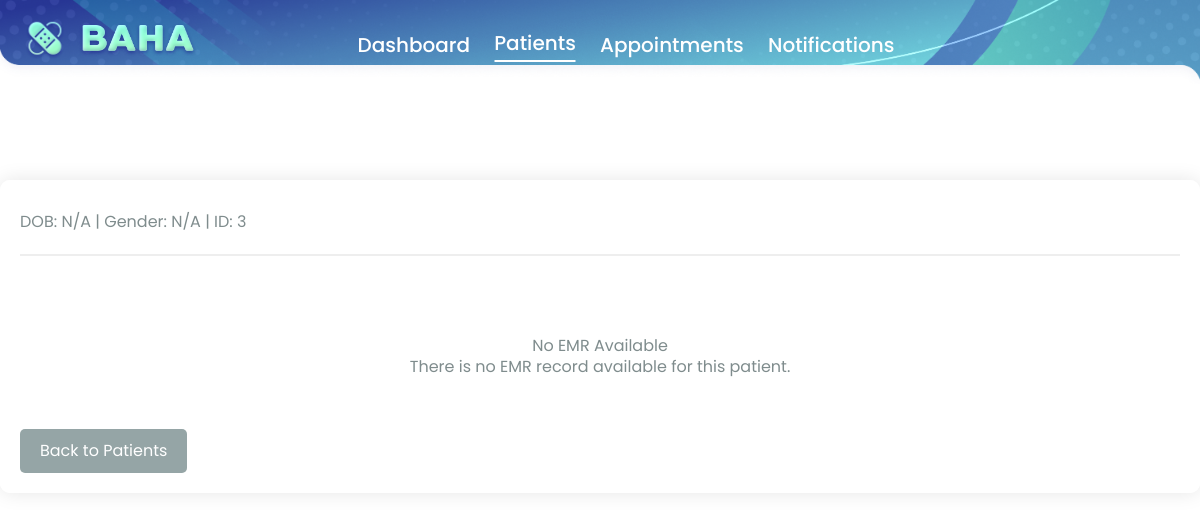
Page /dashboard/professional/patients/3/emr/ (signed in) on the committed database.
### emr/models.py (models this page shows, shortened)
class Patient(models.Model):
    user = models.OneToOneField(settings.AUTH_USER_MODEL, on_delete=models.CASCADE)
    date_of_birth = models.DateField(null=True, blank=True)
    gender = models.TextField(blank=True, default='')
    address = models.TextField(blank=True, default='')
    city = models.TextField(blank=True, default='')
    state = models.TextField(blank=True, default='')
    zip = models.TextField(blank=True, default='')
    phone_number = models.CharField(max_length=20, blank=True, default='')
    emergency_contact = models.CharField(max_length=100, blank=True, default='')
    emergency_contact_phone = models.CharField(max_length=20, blank=True, default='')
    marital_status = models.CharField(max_length=20, blank=True, default='')
    race_ethnicity = models.CharField(max_length=50, blank=True, default='')
    insurance_provider = models.CharField(max_length=100, blank=True, default='')
    insurance_policy_number = models.CharField(max_length=50, blank=True, default='')
    healthcare_providers = models.ManyToManyField('HealthcareProfessional', through='PatientHCPRelationship', related_name='patients')

### dashboard/views.py (the view)
# urls.py: path('professional/patients/<int:patient_id>/emr/', views.view_patient_emr, name='view_patient_emr'),
@login_required
def view_patient_emr(request, patient_id):
    try:
        professional = HealthcareProfessional.objects.get(user=request.user)
        patient = Patient.objects.get(id=patient_id)
        if not PatientHCPRelationship.objects.filter(hcp=professional, patient=patient).exists():
            messages.error(request, 'Access denied to this patient\'s records')
            return redirect('view_patients')
        emr = EMR.objects.filter(patient=patient).order_by('-created_at').first()
        template_data = {
            'title': f'EMR - {patient.user.firstname} {patient.user.lastname}',
            'patient': patient,
            'emr': emr
        }
        return render(request, 'patient-emr-view.html', {'template_data': template_data})
    except (HealthcareProfessional.DoesNotExist, Patient.DoesNotExist):
        messages.error(request, 'Patient or Professional not found')
        return redirect('view_patients')
    except Exception as e:
        messages.error(request, str(e))
        return redirect('view_patients')

### dashboard/templates/patient-emr-view.html (shortened to what this page needs)
<!DOCTYPE html>
<html>
{% load static %}
<head>
    <link href="https://cdn.jsdelivr.net/npm/bootstrap@5.3.3/dist/css/bootstrap.min.css" rel="stylesheet">
    <link rel="stylesheet" href="{% static 'css/reset.css' %}" />
    <link rel="stylesheet" href="{% static 'css/global.css' %}" />
</head>
<body>
    <img src="{% static 'assets/NAVBAR.png' %}" class="nav-bar" />
    <img src="{% static 'assets/LOGO.png' %}" class="logo" />
    <img src="{% static 'assets/WORDMARK.png' %}" class="wordmark" />
    <div class="row1">
        <a href="{% url 'professional_dashboard' %}" class="nav-link">Dashboard</a>
        <a href="{% url 'view_patients' %}" class="nav-link active">Patients</a>
        <p class="text">Appointments</p>
        <p class="text">Notifications</p>
    </div>
    <div class="container">
        <div class="patient-header">
            <div class="patient-info">
                DOB: {{ template_data.patient.date_of_birth|default:"N/A" }} |
                Gender: {{ template_data.patient.gender|default:"N/A" }} |
                ID: {{ template_data.patient.id }}
            </div>
        </div>
        {% if template_data.emr %}
            <div class="emr-section">
                <h3 class="section-title">Basic Information</h3>
                <div class="emr-field">
                    <div class="field-label">Height</div>
                    <div class="field-value">{{ template_data.emr.height|default:"N/A" }}</div>
                </div>
                <div class="emr-field">
                    <div class="field-label">Weight</div>
                    <div class="field-value">{{ template_data.emr.weight|default:"N/A" }}</div>
                </div>
                <div class="emr-field">
                    <div class="field-label">BMI</div>
                    <div class="field-value">{{ template_data.emr.bmi|default:"N/A" }}</div>
                </div>
            </div>
            <div class="emr-section">
                <h3 class="section-title">Medical History</h3>
                <div class="field-value">{{ template_data.emr.medical_history|default:"No medical history available"|linebreaks }}</div>
            </div>
            <div class="emr-section">
                <h3 class="section-title">Family History</h3>
                <div class="field-value">{{ template_data.emr.family_history|default:"No family history available"|linebreaks }}</div>
            </div>
            <div class="emr-section">
                <h3 class="section-title">Social History</h3>
                <div class="field-value">{{ template_data.emr.social_history|default:"No social history available"|linebreaks }}</div>
            </div>
            <div class="emr-section">
                <h3 class="section-title">Allergies</h3>
                <div class="field-value">{{ template_data.emr.allergies|default:"No allergies listed"|linebreaks }}</div>
            </div>
            <div class="emr-section">
                <h3 class="section-title">Medications</h3>
                <div class="field-value">{{ template_data.emr.medications|default:"No medications listed"|linebreaks }}</div>
            </div>
            <div class="emr-section">
                <h3 class="section-title">Vitals</h3>
                <div class="field-value">{{ template_data.emr.vitals|default:"No vitals recorded"|linebreaks }}</div>
            </div>
            <div class="emr-section">
                <h3 class="section-title">Tests Ordered</h3>
                <div class="field-value">{{ template_data.emr.test_ordered|default:"No tests ordered"|linebreaks }}</div>
            </div>
            <div class="emr-section">
                <h3 class="section-title">Test Results</h3>
                <div class="field-value">{{ template_data.emr.test_results|default:"No test results available"|linebreaks }}</div>
            </div>
            <div class="emr-section">
                <h3 class="section-title">Notes</h3>
                <div class="field-value">{{ template_data.emr.notes|default:"No notes available"|linebreaks }}</div>
            </div>
        {% else %}
            <div class="no-emr">
                <h3>No EMR Available</h3>
                <p>There is no EMR record available for this patient.</p>
            </div>
        {% endif %}
        <div class="actions">
            <a href="{% url 'view_patients' %}" class="back-button">Back to Patients</a>
        </div>
    </div>
</body>
</html>

### EMR_Processing/static/css/global.css (style rules this page uses)
:root { --margin-sm: 16px; --margin-md: 32px; }
* { --min-screen-size: 430; --max-screen-size: 1512; --interpolate-diff: calc(var(--max-font-size) - var(--min-font-size)); --interpolate: clamp(calc(var(--min-font-size) * 1px), calc((var(--min-font-size) * 1px) + var(--interpolate-diff) * ((100vw - calc(var(--min-screen-size) * 1px)) / (var(--max-screen-size) - var(--min-screen-size)))), calc(var(--max-font-size) * 1px)); }
html { height: 100%; font-size: 16px; }

### rows in the picture
Patient: patient.date_of_birth "N/A", patient.gender "N/A", patient.id "3"
